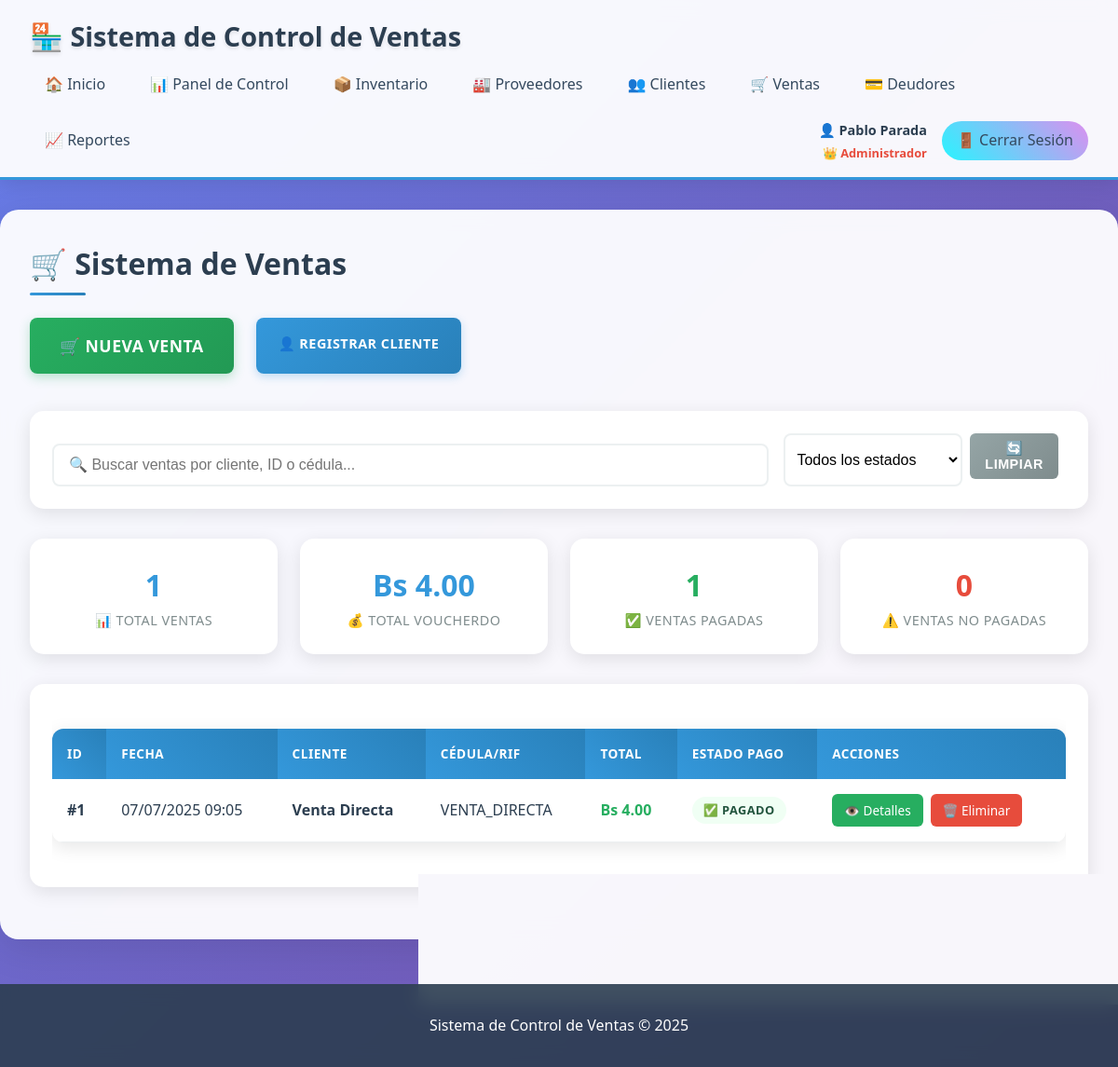
Page /index.php?action=ventas&method=list (signed in) on the committed database.
### tables this page shows
CREATE TABLE `venta` (
  `id_venta` int(11) NOT NULL AUTO_INCREMENT,
  `Cedula_Rif` varchar(15) NOT NULL,
  `Total` decimal(10,2) NOT NULL,
  `Fecha_Emision` timestamp NOT NULL DEFAULT current_timestamp(),
  `Estado` enum('Completada','Cancelada','Pendiente') DEFAULT 'Completada',
  `No_Control` varchar(50) DEFAULT NULL,
  PRIMARY KEY (`id_venta`),
  KEY `idx_fecha` (`Fecha_Emision`),
  KEY `idx_cliente` (`Cedula_Rif`),
  KEY `idx_total` (`Total`),
  KEY `idx_venta_fecha_cliente` (`Fecha_Emision`,`Cedula_Rif`),
  CONSTRAINT `venta_ibfk_1` FOREIGN KEY (`Cedula_Rif`) REFERENCES `cliente` (`Cedula_Rif`) ON UPDATE CASCADE
);

CREATE TABLE `cliente` (
  `Cedula_Rif` varchar(15) NOT NULL,
  `Nombre` varchar(50) NOT NULL,
  `Apellido` varchar(50) DEFAULT NULL,
  `Telefono` varchar(15) DEFAULT NULL,
  `Direccion` text DEFAULT NULL,
  `Correo` varchar(100) DEFAULT NULL,
  `Fecha_Registro` timestamp NOT NULL DEFAULT current_timestamp(),
  `Estado` enum('Activo','Inactivo') DEFAULT 'Activo',
  PRIMARY KEY (`Cedula_Rif`),
  KEY `idx_nombre` (`Nombre`),
  KEY `idx_telefono` (`Telefono`)
);

### controllers/SaleController.php (called while the page is built, shortened)
<?php
class SaleController {
    public function list() {
        $query = "SELECT v.*, c.Nombre, c.Apellido,
                         CASE
                             WHEN d.Estado = 'Pendiente' THEN 'No Pagado'
                             WHEN d.Estado = 'Pagado' THEN 'Pagado'
                             WHEN d.id_deuda IS NULL THEN 'Pagado'
                             ELSE 'Pagado'
                         END as Estado_Pago
                  FROM Venta v
                  JOIN Cliente c ON v.Cedula_Rif = c.Cedula_Rif
                  LEFT JOIN Deuda d ON v.id_venta = d.id_venta
                  ORDER BY v.Fecha_Emision DESC";
        $database = new Database();
        $db = $database->getConnection();
        $stmt = $db->prepare($query);
        $stmt->execute();
        $sales = $stmt->fetchAll(PDO::FETCH_ASSOC);
        require_once 'views/ventas/list.php';
    }
}
?>

### views/ventas/list.php (the view, shortened to what this page needs)
<?php require_once 'views/layout/header.php'; ?>
<h2>🛒 Sistema de Ventas</h2>
<div style="display: flex; gap: 1rem; margin-bottom: 2rem; flex-wrap: wrap;">
    <a href="index.php?action=ventas&method=new" class="btn" style="background: linear-gradient(135deg, #27ae60, #229954); color: white; border: none; font-size: 1.1rem; padding: 1rem 2rem; border-radius: 8px; text-decoration: none; font-weight: 600; transition: all 0.3s ease; box-shadow: 0 4px 12px rgba(39, 174, 96, 0.3);">
        🛒 Nueva Venta
    </a>
    <?php
    $isAdmin = isset($_SESSION['rol_nombre']) && strtolower($_SESSION['rol_nombre']) === 'administrador';
    if ($isAdmin):
    ?>
    <a href="index.php?action=clientes&method=add" class="btn" style="background: linear-gradient(135deg, #3498db, #2980b9); color: white; border: none; padding: 1rem 1.5rem; border-radius: 8px; text-decoration: none; font-weight: 600; transition: all 0.3s ease; box-shadow: 0 3px 10px rgba(52, 152, 219, 0.3);">
        👤 Registrar Cliente
    </a>
    <?php endif; ?>
</div>
<div class="search-container">
    <div class="search-row">
        <div>
            <input type="text" id="sales-search" placeholder="🔍 Buscar ventas por cliente, ID o cédula..."
                   style="margin-bottom: 0;">
        </div>
        <div style="display: flex; gap: 0.5rem;">
            <select id="payment-filter" style="padding: 0.5rem;">
                <option value="">Todos los estados</option>
            </select>
            <button onclick="clearFilters()" class="btn" style="background: linear-gradient(135deg, #95a5a6, #7f8c8d); color: white; border: none; padding: 0.5rem 1rem; border-radius: 6px; font-weight: 600; transition: all 0.3s ease;">
                🔄 Limpiar
            </button>
        </div>
    </div>
</div>
<?php if (empty($sales)): ?>
    <div class="card" style="text-align: center; padding: 3rem;">
        <div style="font-size: 4rem; margin-bottom: 1rem;">🛒</div>
        <h3>No hay ventas registradas</h3>
        <p style="color: #7f8c8d; margin: 1rem 0;">Comienza registrando tu primera venta</p>
        <a href="index.php?action=ventas&method=new" class="btn" style="background: linear-gradient(135deg, #27ae60, #229954); color: white; border: none; font-size: 1.1rem; padding: 1rem 2rem; border-radius: 8px; text-decoration: none; font-weight: 600; transition: all 0.3s ease; box-shadow: 0 4px 12px rgba(39, 174, 96, 0.3);">
            🛒 Registrar Primera Venta
        </a>
    </div>
<?php else: ?>
    <div class="stats-grid" style="margin-bottom: 2rem;">
        <div class="stat-card">
            <span class="stat-number"><?php echo count($sales); ?></span>
            <span class="stat-label">📊 Total Ventas</span>
        </div>
        <div class="stat-card">
            <span class="stat-number">Bs <?php echo number_format(array_sum(array_column($sales, 'Total')), 2); ?></span>
            <span class="stat-label">💰 Total VOUCHERdo</span>
        </div>
        <div class="stat-card">
            <span class="stat-number" style="color: #27ae60;"><?php echo count(array_filter($sales, function($s) { return $s['Estado_Pago'] === 'Pagado'; })); ?></span>
            <span class="stat-label">✅ Ventas Pagadas</span>
        </div>
        <div class="stat-card">
            <span class="stat-number" style="color: #e74c3c;"><?php echo count(array_filter($sales, function($s) { return $s['Estado_Pago'] === 'No Pagado'; })); ?></span>
            <span class="stat-label">⚠️ Ventas No Pagadas</span>
        </div>
    </div>
    <div class="card">
        <div style="overflow-x: auto;">
            <table id="sales-table">
                <thead>
                    <tr>
                        <th>ID</th>
                        <th>Fecha</th>
                        <th>Cliente</th>
                        <th>Cédula/RIF</th>
                        <th>Total</th>
                        <th>Estado Pago</th>
                        <th>Acciones</th>
                    </tr>
                </thead>
                <tbody>
                    <?php foreach ($sales as $sale): ?>
                    <tr data-payment-status="<?php echo $sale['Estado_Pago']; ?>">
                        <td><strong>#<?php echo $sale['id_venta']; ?></strong></td>
                        <td><?php echo date('d/m/Y H:i', strtotime($sale['Fecha_Emision'])); ?></td>
                        <td><strong><?php echo htmlspecialchars($sale['Nombre'] . ' ' . $sale['Apellido']); ?></strong></td>
                        <td><?php echo htmlspecialchars($sale['Cedula_Rif']); ?></td>
                        <td><strong style="color: #27ae60;">Bs <?php echo number_format($sale['Total'], 2); ?></strong></td>
                        <td>
                            <?php if ($sale['Estado_Pago'] === 'Pagado'): ?>
                                <span class="status-indicator status-high">✅ Pagado</span>
                            <?php else: ?>
                                <span class="status-indicator status-low">⚠️ No Pagado</span>
                            <?php endif; ?>
                        </td>
                        <td>
                            <div class="action-links">
                                <a href="index.php?action=ventas&method=details&id=<?php echo $sale['id_venta']; ?>"
                                   class="action-view">👁️ Detalles</a>
                                <?php
                                if ($isAdmin):
                                ?>
                                <a href="index.php?action=ventas&method=delete&id=<?php echo $sale['id_venta']; ?>"
                                   class="action-delete"
                                   onclick="return confirm('⚠️ ¿Estás seguro de eliminar esta venta?\n\n• Se restaurará el stock de los productos\n• Esta acción no se puede deshacer\n• ID Venta: #<?php echo $sale['id_venta']; ?>\n• Cliente: <?php echo htmlspecialchars($sale['Nombre'] . ' ' . $sale['Apellido']); ?>\n• Total: Bs <?php echo number_format($sale['Total'], 2); ?>')">
                                   🗑️ Eliminar</a>
                                <?php endif; ?>
                            </div>
                        </td>
                    </tr>
                    <?php endforeach; ?>
                </tbody>
            </table>
        </div>
    </div>
<?php endif; ?>
<?php require_once 'views/layout/footer.php'; ?>

### assets/css/style.css (style rules this page uses)
* { margin: 0; padding: 0; box-sizing: border-box; }
body { font-family: 'Segoe UI', Tahoma, Geneva, Verdana, sans-serif; line-height: 1.6; color: #2c3e50; background: linear-gradient(135deg, #667eea 0%, #764ba2 100%); min-height: 100vh; }
h2 { color: #2c3e50; margin-bottom: 1.5rem; font-size: 2rem; font-weight: 600; position: relative; padding-bottom: 0.5rem; }
h2::after { content: ''; position: absolute; bottom: 0; left: 0; width: 60px; height: 3px; background: linear-gradient(45deg, #3498db, #2980b9); border-radius: 2px; }
table { width: 100%; border-collapse: collapse; margin: 1.5rem 0; background: white; border-radius: 12px; overflow: hidden; box-shadow: 0 5px 20px rgba(0, 0, 0, 0.1); }
th { background: linear-gradient(45deg, #3498db, #2980b9); color: white; padding: 1rem; text-align: left; font-weight: 600; text-transform: uppercase; font-size: 0.85rem; letter-spacing: 0.5px; }
td { padding: 1rem; border-bottom: 1px solid #ecf0f1; transition: background-color 0.3s ease; }
input, select, textarea { width: 100%; padding: 0.75rem 1rem; border: 2px solid #ecf0f1; border-radius: 8px; font-size: 1rem; transition: all 0.3s ease; background: white; }
button, .btn { background: linear-gradient(45deg, #3498db, #2980b9); color: white; border: none; padding: 0.75rem 1.5rem; border-radius: 8px; cursor: pointer; text-decoration: none; display: inline-block; font-weight: 600; font-size: 0.9rem; text-transform: uppercase; letter-spacing: 0.5px; transition: all 0.3s ease; margin-right: 0.5rem; margin-bottom: 0.5rem; }
.card { background: white; border-radius: 15px; padding: 1.5rem; box-shadow: 0 5px 20px rgba(0, 0, 0, 0.1); margin-bottom: 1.5rem; transition: transform 0.3s ease; }
.status-indicator { display: inline-block; padding: 0.25rem 0.75rem; border-radius: 20px; font-size: 0.8rem; font-weight: 600; text-transform: uppercase; letter-spacing: 0.5px; }
.status-high { background: #f0fff4; color: #22543d; }
.search-container { background: white; padding: 1.5rem; border-radius: 15px; box-shadow: 0 5px 20px rgba(0, 0, 0, 0.1); margin-bottom: 1.5rem; }
.search-row { display: grid; grid-template-columns: 1fr auto; gap: 1rem; align-items: end; }
.stats-grid { display: grid; grid-template-columns: repeat(auto-fit, minmax(200px, 1fr)); gap: 1.5rem; margin: 2rem 0; }
.stat-card { background: white; padding: 1.5rem; border-radius: 15px; box-shadow: 0 5px 20px rgba(0, 0, 0, 0.1); text-align: center; transition: transform 0.3s ease; }
.stat-number { font-size: 2rem; font-weight: 700; color: #3498db; display: block; }
.stat-label { color: #7f8c8d; font-size: 0.9rem; text-transform: uppercase; letter-spacing: 0.5px; margin-top: 0.5rem; }
.action-links { display: flex; gap: 0.5rem; flex-wrap: wrap; }
.action-links a { padding: 0.4rem 0.8rem; border-radius: 6px; text-decoration: none; font-size: 0.85rem; font-weight: 500; transition: all 0.3s ease; }
.action-delete { background: #e74c3c; color: white; }
.action-view { background: #27ae60; color: white; }

### rows in the picture
venta: id_venta "1", Fecha_Emision "07/07/2025 09:05", Cedula_Rif.Apellido "Venta Directa", Cedula_Rif "VENTA_DIRECTA", Total "4.00"

### other values in the picture
$nombreCompleto "Pablo Parada"
$roleIcon "👑"
$_SESSION['rol_nombre'] "Administrador"
count($sales) "1"
array_sum(array_column($sales, 'Total')) "4.00"
